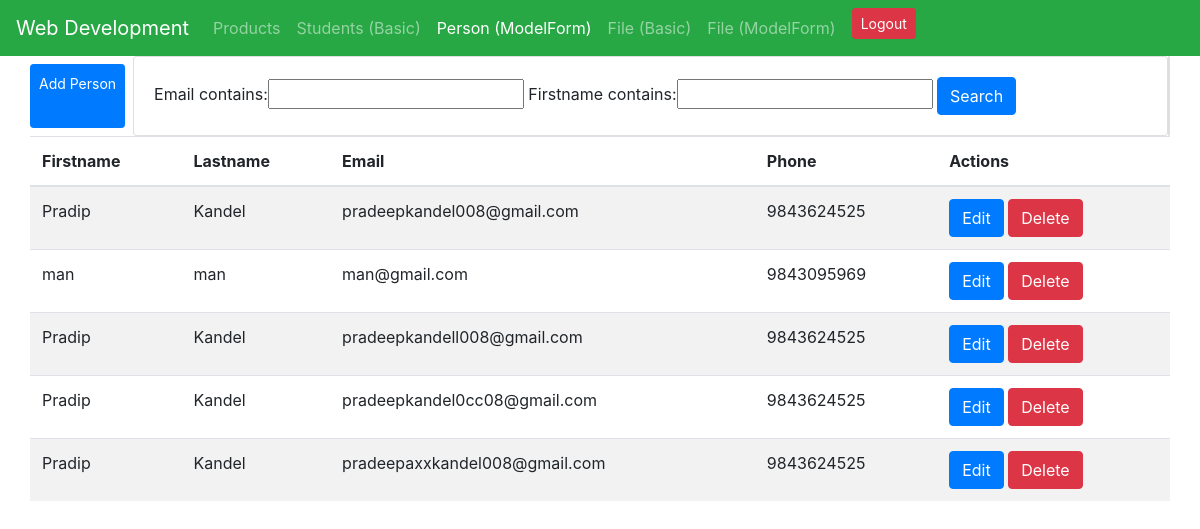
/products/getPersonMF (signed in), run on the app's committed database.
### products/models.py (models this page shows)
class Person(models.Model):
    firstname = models.CharField(max_length=200, null=True,
                                 validators=[validators.MinLengthValidator(2)])
    lastname = models.CharField(max_length=200, null=True,
                                validators=[validators.MinLengthValidator(2)])
    email = models.EmailField(unique=True, null=True, validators=[validate_email])
    phone = models.CharField(max_length=20, null=True,
                             validators=[validators.MinLengthValidator(9)])

### products/views.py (the view)
# urls.py: path('/getPersonMF', views.show_person_mf),
@login_required
def show_person_mf(request):
    person = Person.objects.all()
    person_filter = PersonFilter(request.GET,queryset=person)
    person_final = person_filter.qs
    context = {
        'person':person_final,
        'activate_personMF':'active',
        'person_filter':person_filter
    }
    return render(request, 'products/showPersonMF.html', context)

### products/templates/products/showPersonMF.html (shortened to what this page needs)
{% extends 'layout.html'%}
{% block content %}
<div class="container">
    <div class="row">
        <a href="/products/postPersonMF"
           class="btn btn-sm btn-primary ml-auto m-2 p-2">Add Person</a>
        <br/>
        <div class="card card-body">
            <form class="form" method="GET">
                {{ person_filter.form}}
                <button type="submit" class="btn btn-primary">Search</button>
            </form>
        </div>
        <div class="card">
        </div>
        <table class="table table-striped">
            <thead>
            <tr>
                <th>Firstname</th>
                <th>Lastname</th>
                <th>Email</th>
                <th>Phone</th>
                <th>Actions</th>
            </tr>
            </thead>
            <tbody>
            {% for person in person %}
            <tr>
                <td>{{person.firstname}}</td>
                <td>{{person.lastname}}</td>
                <td>{{person.email}}</td>
                <td>{{person.phone}}</td>
                <td><a href="/products/updatePersonMF/{{person.id}}"
                       class="btn btn-primary">Edit</a>
                <a href="/products/deletePersonMF/{{person.id}}"
                   onclick="return confirm('Are you sure want to delete?')"
                   class="btn btn-danger">Delete</a></td>
            </tr>
            {% endfor %}
            </tbody>
        </table>
    </div>
</div>
{% endblock %}

### templates/layout.html (shortened to what this page needs)
<!DOCTYPE html>
<html lang="en">
<head>
    <link rel="stylesheet" href="https://cdn.jsdelivr.net/npm/bootstrap@4.6.0/dist/css/bootstrap.min.css">
</head>
<body>
{% include 'navbar.html' %}
{% block content %}
{% endblock %}
</body>
</html>

### templates/navbar.html (shortened to what this page needs)
<nav class="navbar navbar-expand-lg navbar-dark bg-success">
    <a class="navbar-brand" href="#">Web Development</a>
    <div class="collapse navbar-collapse" id="navbarNav">
        <ul class="navbar-nav">
            <li class="nav-item">
                <a class="nav-link" href="/products/products">Products <span class="sr-only">(current)</span></a>
            </li>
            <li class="nav-item {{activate_student}}">
                <a class="nav-link" href="/products/getStudents">Students (Basic)</a>
            </li>
            <li class="nav-item {{activate_personMF}}">
                <a class="nav-link" href="/products/getPersonMF">Person (ModelForm)</a>
            </li>
            <li class="nav-item {{activate_file}}">
                <a class="nav-link" href="/products/getFile">File (Basic)</a>
            </li>
            <li class="nav-item {{activate_fileMF}}">
                <a class="nav-link" href="/products/getFileMF">File (ModelForm)</a>
            </li>
            {% if user.is_authenticated %}
            <li class="nav-item">
                <a class="btn btn-danger btn-sm mx-2" href="/logout">Logout</a>
            </li>
            {% endif %}
        </ul>
    </div>
</nav>

### data on the page
Person: firstname "Pradip", lastname "Kandel", email "pradeepkandel008@gmail.com", phone "9843624525"
Person: firstname "man", lastname "man", email "man@gmail.com", phone "9843095969"
Person: firstname "Pradip", lastname "Kandel", email "pradeepkandell008@gmail.com", phone "9843624525"
Person: firstname "Pradip", lastname "Kandel", email "pradeepkandel0cc08@gmail.com", phone "9843624525"
Person: firstname "Pradip", lastname "Kandel", email "pradeepaxxkandel008@gmail.com", phone "9843624525"
